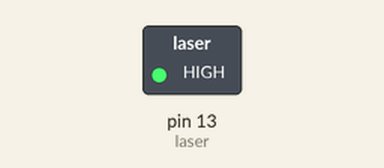
Simulated run of this sketch. Board: Arduino Uno, built with avr-gcc and run on an emulated ATmega328P. Parts: switched loads named in the sketch (green lamp = pin HIGH). Dashed ring = blinking.

Above: at 0.5 s.
Timing chart, 0 to 4.6 s (numbered marks = the images above):
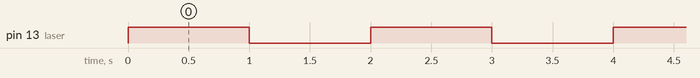

Measured:
- by itself, pin 13 (laser): alternates HIGH for 1.0 s and LOW for 1.0 s

The sketch:

KY-008.ino
```cpp
int laser = 13;

void setup()
{
 pinMode(laser,OUTPUT);
}

void loop(){
 digitalWrite(laser,HIGH);
 delay(1000);
 digitalWrite(laser,LOW);
 delay(1000);
}
```
